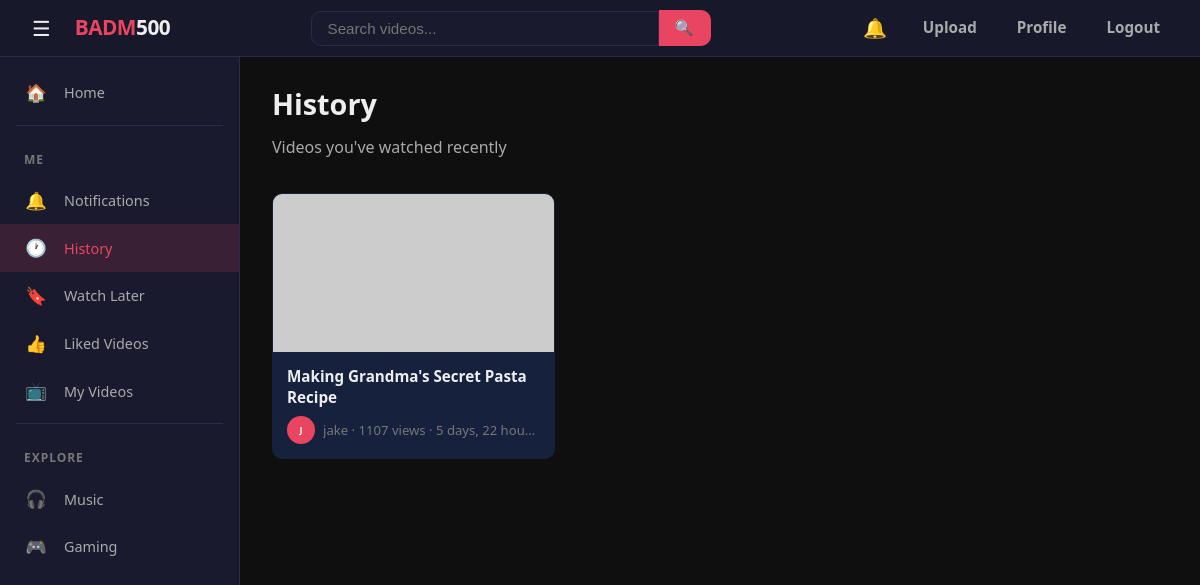
Page /history/ (signed in) on the committed database.
### videos/models.py (models this page shows, shortened)
class Video(models.Model):
    VISIBILITY_CHOICES = [
        ('public', 'Public'),
        ('unlisted', 'Unlisted'),
        ('private', 'Private'),
    ]
    title = models.CharField(max_length=200)
    description = models.TextField(blank=True, default='')
    file = models.FileField(upload_to='videos/')
    thumbnail = models.ImageField(upload_to='thumbnails/', blank=True, null=True)
    visibility = models.CharField(max_length=10, choices=VISIBILITY_CHOICES, default='public')
    author = models.ForeignKey(User, on_delete=models.CASCADE, related_name='videos')
    views = models.PositiveIntegerField(default=0)
    duration = models.PositiveIntegerField(null=True, blank=True, help_text='Duration in seconds')
    created_at = models.DateTimeField(default=timezone.now)
    class Meta:
        ordering = ['-created_at']

### videos/views.py (the view)
# urls.py: path('history/', views.history, name='history'),
@login_required
def history(request):
    entries = WatchHistory.objects.filter(user=request.user).select_related('video', 'video__author')
    return render(request, 'history.html', {'videos': [e.video for e in entries]})

### videos/context_processors.py (called while the page is built)
def notifications(request):
    if request.user.is_authenticated:
        return {
            'unread_count': request.user.notifications.filter(is_read=False).count(),
        }
    return {'unread_count': 0}

### templates/history.html (shortened to what this page needs)
{% extends 'base.html' %}
{% block content %}
<div class="page-header">
    <h1>History</h1>
    <p>Videos you've watched recently</p>
</div>
{% with empty_title="No history yet" empty_text="Videos you watch will appear here." %}
{% include 'includes/video_grid.html' %}
{% endwith %}
{% endblock %}

### templates/includes/video_grid.html (shortened to what this page needs)
{% load video_extras %}
<section class="video-grid">
    {% for video in videos %}
    <a href="{% url 'watch' video.pk %}" class="video-card">
        <div class="thumbnail">
            {% if video.thumbnail %}
            <img src="{{ video.thumbnail.url }}" alt="{{ video.title }}">
            {% else %}
            <img src="https://placehold.co/400x225/1a1a2e/e94560?text={{ video.title|truncatewords:2|urlencode }}" alt="{{ video.title }}">
            {% endif %}
        </div>
        <div class="card-body">
            <h3>{{ video.title }}</h3>
            <div class="card-meta">
                <div class="avatar-sm">{{ video.author.username|first|upper }}</div>
                <span>{{ video.author.username }} &middot; {{ video.views }} view{{ video.views|pluralize }} &middot; {{ video.created_at|timesince }} ago</span>
            </div>
        </div>
    </a>
    {% empty %}
    <div class="empty-state">
        <h2>{{ empty_title|default:"No videos" }}</h2>
        <p>{{ empty_text|default:"" }}</p>
    </div>
    {% endfor %}
</section>

### static/css/base.css (style rules this page uses)
:root { --bg-primary: #0f0f0f; --bg-secondary: #1a1a2e; --bg-card: #16213e; --bg-input: #1a1a2e; --bg-hover: #1e2a4a; --accent: #e94560; --accent-hover: #ff6b81; --accent-glow: rgba(233, 69, 96, 0.15); --text-primary: #eee; --text-secondary: #aaa; --text-muted: #777; --border: #2a2a4a; --border-light: #333366; --shadow: rgba(0, 0, 0, 0.4); --shadow-lg: rgba(0, 0, 0, 0.6); --radius: 10px; --radius-sm: 6px; --radius-lg: 14px; --transition: 0.25s ease; --max-width: 1200px; --sidebar-width: 240px; }
*, *::before, *::after { box-sizing: border-box; }
html { scroll-behavior: smooth; }
body { font-family: 'Segoe UI', system-ui, -apple-system, sans-serif; margin: 0; background: var(--bg-primary); color: var(--text-primary); line-height: 1.6; min-height: 100vh; }
a { color: var(--accent); text-decoration: none; transition: color var(--transition); }
img { max-width: 100%; display: block; }

### static/css/nav.css (style rules this page uses)
.page-header { margin-bottom: 32px; }
.page-header h1 { font-size: 1.8em; font-weight: 700; margin: 0 0 8px 0; }
.page-header p { color: var(--text-secondary); margin: 0; }

### static/css/videos.css (style rules this page uses)
.video-grid { display: grid; grid-template-columns: repeat(auto-fill, minmax(280px, 1fr)); gap: 24px; margin-top: 24px; }
.video-card { background: var(--bg-card); border-radius: var(--radius); overflow: hidden; transition: transform var(--transition), box-shadow var(--transition); cursor: pointer; text-decoration: none; color: inherit; display: block; border: 1px solid transparent; }
.video-card .thumbnail { width: 100%; aspect-ratio: 16 / 9; background: #111; position: relative; overflow: hidden; }
.video-card .thumbnail img { width: 100%; height: 100%; object-fit: cover; transition: transform 0.4s ease; }
.video-card .thumbnail::after { content: '\25B6'; position: absolute; inset: 0; display: flex; align-items: center; justify-content: center; font-size: 2.5em; color: #fff; background: rgba(0, 0, 0, 0.35); opacity: 0; transition: opacity var(--transition); pointer-events: none; }
.video-card .card-body { padding: 14px; }
.video-card .card-body h3 { margin: 0 0 8px 0; font-size: 0.95em; font-weight: 600; line-height: 1.4; display: -webkit-box; -webkit-line-clamp: 2; -webkit-box-orient: vertical; overflow: hidden; color: var(--text-primary); }
.video-card .card-meta { display: flex; align-items: center; gap: 8px; color: var(--text-muted); font-size: 0.82em; }
.video-card .card-meta .avatar-sm, .avatar-sm { width: 28px; height: 28px; border-radius: 50%; background: var(--accent); display: flex; align-items: center; justify-content: center; font-size: 0.7em; color: #fff; font-weight: 700; flex-shrink: 0; }
.video-card .card-meta span { overflow: hidden; text-overflow: ellipsis; white-space: nowrap; }

### rows in the picture
Video: title "Making Grandma's Secret Pasta Recipe", author.username|first "J", author.username "jake", views "1107", created_at "5 days, 22 hou…"
